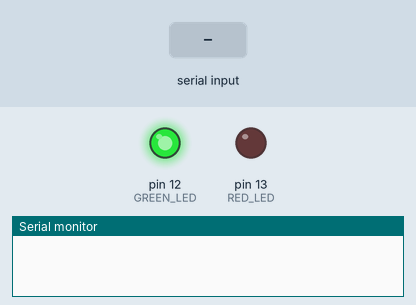
This sketch was run on a simulated Arduino Uno, built with avr-gcc and run on an emulated ATmega328P. On the bench: output pins drawn as LEDs (lit = HIGH), the last lines printed to the serial monitor. Dashed ring = blinking. The inputs (shaded band) are chosen by the test bench.

Above: at 1.2 s.
1.3 s: "RED_ON\n" received over Serial
At 1.45 s:
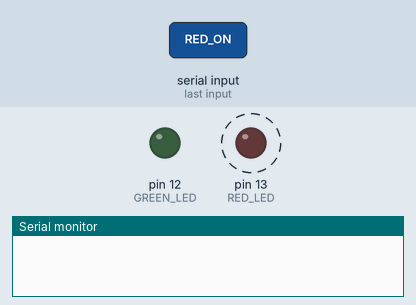
At 4.1 s:
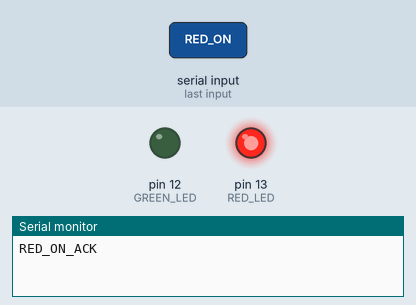
4.3 s: "GREEN_ON\n" received over Serial
At 5.1 s:
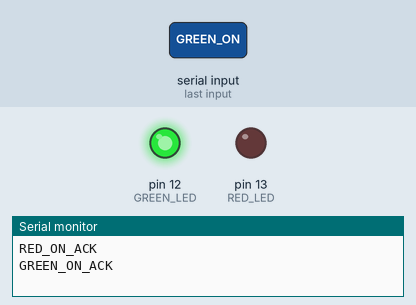
Timing chart, 0 to 7.3 s (numbered marks = the images above; inputs shaded):
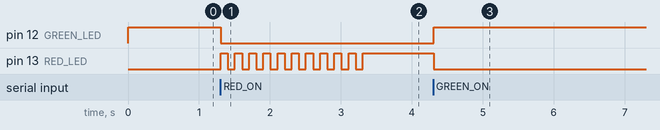

The sketch:

led_control.ino
```cpp
#define GREEN_LED 12
#define RED_LED 13

void setup() {
  pinMode(GREEN_LED, OUTPUT);
  pinMode(RED_LED, OUTPUT);
  Serial.begin(9600);
  // Default: green on, red off
  digitalWrite(GREEN_LED, HIGH);
  digitalWrite(RED_LED, LOW);
}

void loop() {
  if (Serial.available()) {
    String cmd = Serial.readStringUntil('\n');
    cmd.trim();
    if (cmd == "GREEN_ON") {
      digitalWrite(GREEN_LED, HIGH);
      digitalWrite(RED_LED, LOW);
      Serial.println("GREEN_ON_ACK");
    } else if (cmd == "RED_ON") {
      digitalWrite(GREEN_LED, LOW);
      // Flicker the red LED for alert
      for (int i = 0; i < 10; i++) { // Flicker for ~2 seconds
        digitalWrite(RED_LED, HIGH);
        delay(100);
        digitalWrite(RED_LED, LOW);
        delay(100);
      }
      // Leave red LED ON after flicker
      digitalWrite(RED_LED, HIGH);
      Serial.println("RED_ON_ACK");
    }
  }
}
```

Measured:
- after the input at 1.3 s, pin 12 (GREEN_LED): HIGH → LOW at once; pin 13 (RED_LED): alternates HIGH for 0.10 s and LOW for 0.10 s, 21 changes in all, then stays HIGH, starting at once
- after the input at 4.3 s, pin 12 (GREEN_LED): LOW → HIGH at once; pin 13 (RED_LED): HIGH → LOW at once
